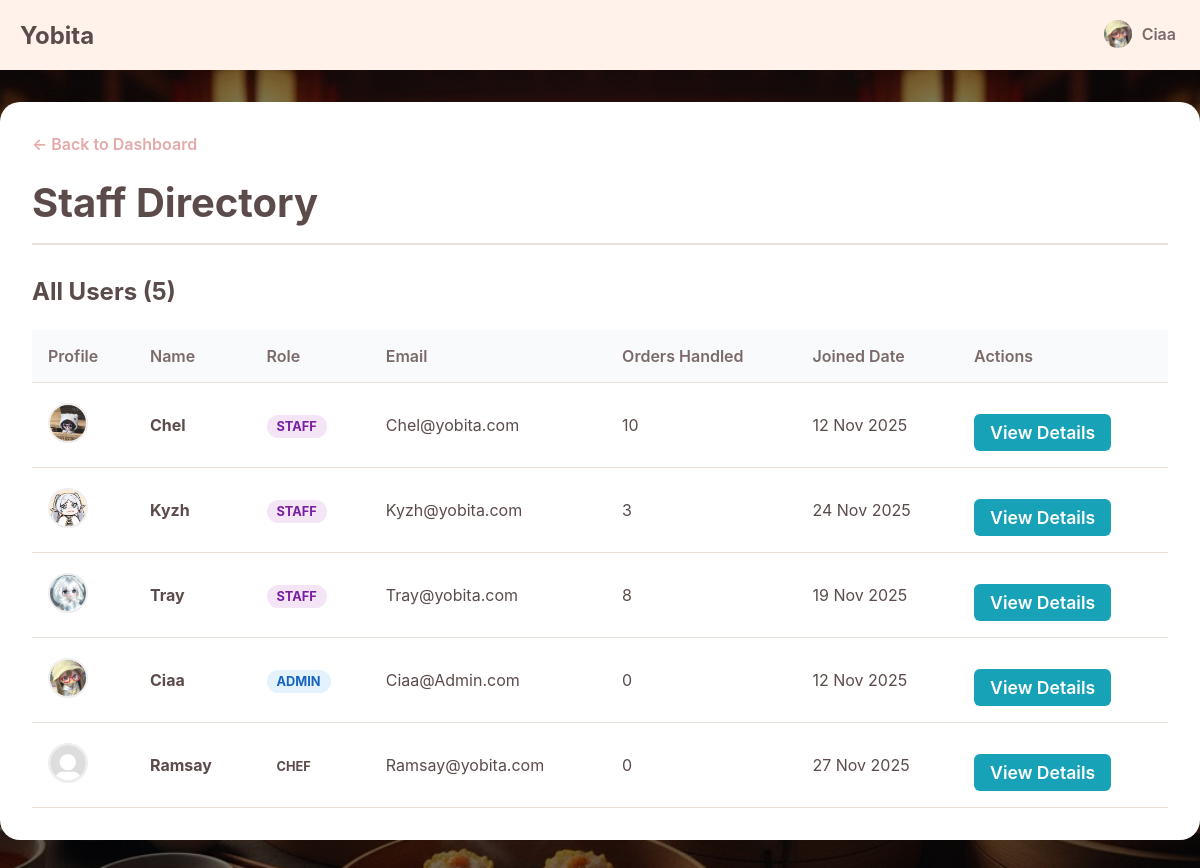
The app's page /app/admin/manageStaff.php (signed in) with its own data.
### tables this page shows
CREATE TABLE `users` (
  `id` int(10) UNSIGNED NOT NULL,
  `username` varchar(50) NOT NULL,
  `email` varchar(255) NOT NULL,
  `password` varchar(255) NOT NULL,
  `role` enum('staff','admin','chef') NOT NULL DEFAULT 'staff',
  `profile_picture` varchar(255) DEFAULT NULL,
  `created_at` timestamp NOT NULL DEFAULT current_timestamp()
);

### app/admin/manageStaff.php (the view, shortened to what this page needs)
<?php
require_once '../connection.php';
$basePath = "../";
include '../_header.php';
try {
    $sql = "SELECT
                u.id,
                u.username,
                u.email,
                u.role,
                u.profile_picture,
                u.created_at,
                COUNT(o.id) as orders_handled
            FROM users u
            LEFT JOIN orders o ON u.id = o.user_id
            GROUP BY u.id
            ORDER BY u.role ASC, u.username ASC";
    $stmt = $pdo->query($sql);
    $staff_members = $stmt->fetchAll();
} catch (PDOException $e) {
    $staff_members = [];
    $message = "Error fetching staff: " . $e->getMessage();
}
?>
<link rel="stylesheet" href="<?php echo $basePath; ?>css/viewOrders.css">
<link rel="stylesheet" href="<?php echo $basePath; ?>css/manageStaff.css">
<main class="main-wrapper">
    <div class="admin-container">
        <a href="dashboard.php" class="back-link">← Back to Dashboard</a>
        <div class="page-header">
            <h1>Staff Directory</h1>
        </div>
        <div class="orders-list-section">
            <h2 class="section-title">All Users (<?php echo count($staff_members); ?>)</h2>
            <div class="table-responsive">
                <table>
                    <thead>
                        <tr>
                            <th>Profile</th>
                            <th>Name</th>
                            <th>Role</th>
                            <th>Email</th>
                            <th>Orders Handled</th>
                            <th>Joined Date</th>
                            <th>Actions</th>
                        </tr>
                    </thead>
                    <tbody>
                        <?php foreach ($staff_members as $staff): ?>
                            <tr>
                                <td data-label="Profile">
                                    <img src="<?php echo $staff['profile_picture'] ? $basePath . $staff['profile_picture'] : $basePath.'uploads/Default_pfp.png'; ?>"
                                         alt="pfp" class="table-pfp">
                                </td>
                                <td data-label="Name"><strong><?php echo htmlspecialchars($staff['username']); ?></strong></td>
                                <td data-label="Role">
                                    <span class="role-badge role-<?php echo $staff['role']; ?>">
                                        <?php echo ucfirst($staff['role']); ?>
                                    </span>
                                </td>
                                <td data-label="Email"><?php echo htmlspecialchars($staff['email']); ?></td>
                                <td data-label="Orders Handled"><?php echo $staff['orders_handled']; ?></td>
                                <td data-label="Joined"><?php echo date("d M Y", strtotime($staff['created_at'])); ?></td>
                                <td class="actions-cell" data-label="Actions">
                                    <a href="staffDetail.php?id=<?php echo $staff['id']; ?>" class="action-btn view-btn">
                                        View Details
                                    </a>
                                </td>
                            </tr>
                        <?php endforeach; ?>
                    </tbody>
                </table>
            </div>
        </div>
    </div>
</main>

### app/css/index.css (style rules this page uses)
:root { --primary: #FFDCDC; --second: #FFF2EB; --third: #ffffff; --fourth: #FFD6BA; --text-dark: #5C4B4B; --text-light: #7a6a6a; --border-color: #EAE0DA; --accent-dark: #E5A9A9; --notification: #FF3B3B; }
* { box-sizing: border-box; margin: 0; padding: 0; }
body { font-family: -apple-system, BlinkMacSystemFont, "Segoe UI", Roboto, Helvetica, Arial, sans-serif; background-color: var(--second); color: var(--text-dark); background: linear-gradient(rgba(0, 0, 0, 0.5), rgba(0, 0, 0, 0.5)), url(../image/Background.jpg) !important; background-size: cover !important; background-position: center !important; background-repeat: no-repeat !important; background-attachment: fixed !important; }
.main-wrapper { padding-top: 70px; padding-bottom: 100px; }
.btn, .action-btn { display: inline-flex; align-items: center; justify-content: center; gap: 10px; flex-grow: 1; padding: 18px; margin-top: 15px; background-color: var(--fourth); color: var(--text-dark); font-size: 1.1rem; font-weight: 600; border: none; border-radius: 12px; cursor: pointer; text-align: center; text-decoration: none; transition: all 0.2s; animation-delay: 0.6s; }

### app/css/viewOrders.css (style rules this page uses)
.admin-container { max-width: 1200px; margin: 2rem auto; padding: 2rem; background-color: #fff; border-radius: 20px; box-shadow: 0 8px 25px rgba(0, 0, 0, 0.1); animation: fadeInUp 0.6s ease-out; }
body { background-color: #f8f9fa; }
.back-link { display: inline-block; margin-bottom: 1.5rem; color: var(--accent-dark, #a05252); text-decoration: none; font-weight: 600; transition: color 0.3s ease; }
.page-header { border-bottom: 2px solid var(--border-color, #eee); padding-bottom: 1rem; margin-bottom: 2rem; }
.page-header h1 { color: var(--text-dark, #333); font-size: 2.5rem; margin: 0; }
.section-title { font-size: 1.5rem; color: var(--text-dark, #333); margin-top: 0; margin-bottom: 1.5rem; }
.table-responsive { overflow-x: auto; }
table { width: 100%; border-collapse: collapse; text-align: left; }
table th, table td { padding: 1rem; border-bottom: 1px solid var(--border-color, #eee); vertical-align: middle; }
table th { background-color: #f9fafb; font-weight: 600; color: var(--text-light, #555); }
.action-btn { padding: 0.5rem 1rem; border: none; border-radius: 6px; cursor: pointer; font-weight: 600; transition: all 0.2s ease; display: inline-flex; align-items: center; gap: 6px; text-decoration: none; }
.view-btn { background-color: #17a2b8; color: white; }

### app/css/manageStaff.css (style rules this page uses)
.table-pfp { width: 40px; height: 40px; border-radius: 50%; object-fit: cover; border: 2px solid #eee; }
.role-badge { padding: 4px 10px; border-radius: 12px; font-size: 0.8rem; font-weight: 700; text-transform: uppercase; }
.role-admin { background-color: #e3f2fd; color: #1565c0; }
.role-staff { background-color: #f3e5f5; color: #7b1fa2; }

### records on screen
users: profile_picture (picture), username "Chel", role "STAFF", email "Chel@yobita.com", orders_handled "10", created_at "12 Nov 2025"
users: profile_picture (picture), username "Kyzh", role "STAFF", email "Kyzh@yobita.com", orders_handled "3", created_at "24 Nov 2025"
users: profile_picture (picture), username "Tray", role "STAFF", email "Tray@yobita.com", orders_handled "8", created_at "19 Nov 2025"
users: profile_picture (picture), username "Ciaa", role "ADMIN", email "Ciaa@Admin.com", orders_handled "0", created_at "12 Nov 2025"
users: profile_picture (placeholder picture), username "Ramsay", role "CHEF", email "Ramsay@yobita.com", orders_handled "0", created_at "27 Nov 2025"

### other values on screen
$_SESSION['username'] "Ciaa"
count($staff_members) "5"
